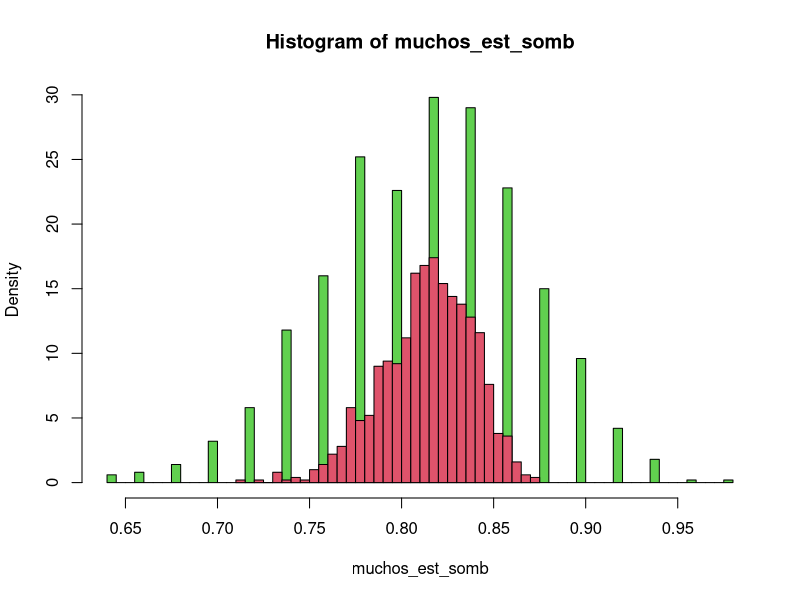

Write R code to recreate this figure.
## ---- chunk 1
knitr::opts_chunk$set(echo = TRUE)
## ---- chunk 2
# titasomb <- E(xi,xn) (tal que xi sea >1) / n
## ---- chunk 3
# 1.2
estimador_tita_somb <-function(datos){
  sum(datos>1)/length(datos)
}

datos <- c(12.23,6.37, 6.10, 0.70, 3.48, 2.82, 9.55, 2.21, 0.72, 9.09)

## ---- chunk 4
#1.3
titasomb <- estimador_tita_somb(datos)
## ---- chunk 5

#E(x) = 1/0.2  
#V(x)= 1/(0.2)**2  
#P(x) = 1-(1-exp(1)**(-0.2*1))

lambda = 0.2
proba <- 1- pexp(1,lambda) # porque la pexp va de -inf a el valor que indico
## ---- chunk 6

# E(x) = 1/lambda  
# V(x)= 1/(lambda)**2  
# P(x) = 1-(1-exp(1)**(-lambda*1))

lambdaestimado = 1/mean(datos)
proba <- 1- pexp(1,lambdaestimado) # porque la pexp va de -inf a el valor que indico
## ---- chunk 7
# P(x) = 1-(1-exp(1)**(-lambdaestimado*1))
titarulo <- 1- pexp(1,lambdaestimado)
## ---- chunk 8
estimador_tita_rulo<-function(df){
  lamnbdaestim <- 1/mean(df)
  1- pexp(1,lamnbdaestim)
}
## ---- chunk 9
estrulo <- estimador_tita_rulo(datos)
## ---- chunk 10
lambda <- 0.2
tita_verdad <- 1- pexp(1,lambda) 
## ---- chunk 11
datitos <- rexp(50,lambda)
## ---- chunk 12
lambda <- 0.2
nrep <- 1000
muchos_est_somb<-rep(NA,nrep)
muchos_est_rulo<-rep(NA,nrep)

for (i in 1:nrep) {
  datitos <- rexp(50,lambda)
  muchos_est_somb[i]<- estimador_tita_somb(datitos)
  muchos_est_rulo[i]<- estimador_tita_rulo(datitos)
}
## ---- chunk 13
hist(muchos_est_somb,probability = TRUE,breaks = 50,col=3)
hist(muchos_est_rulo,probability = TRUE,breaks = 50,add=TRUE,col = 2)
## ---- chunk 14
#VERDAD
set.seed(123)
lambda <- 0.2

#Primer estimador. Tita sombrero
lambda<-0.2
tita_verdad <- 1- pexp(1,lambda) 

Nrep<-1000 #Num de replicaciones
n<-c(150,200,500,1000) #Vec con tamanos de las muestras
ecm_sombrero<-rep(NA,length(n))

for (j in 1:length(n)){
  tamano<-n[j] # tamaño de n
  empi_dist_tita<-rep(NA, Nrep)
  diferencia<-rep(NA, Nrep)
  for (i in 1:Nrep){
    #Genero mis datos de tamano n
    mis_exponenciales<-rexp(tamano,lambda)
    #Para cada replica calculo proba40
    empi_dist_tita[i]<- estimador_tita_somb(mis_exponenciales)
    #Calculo dif entre la estimacion de cada replicacion y la verdad
    diferencia[i]<-((empi_dist_tita[i]-tita_verdad)^2)
  }
  ecm_sombrero[j]<-sum((diferencia)/Nrep)
}
#Segundo estimador. Tita rulo
ecm_rulo<-rep(NA,length(n))
set.seed(123)
for (j in 1:length(n)) {
  tamano<-n[j]
  empi_dist_tita <- rep(NA, Nrep)
  diferencia<-rep(NA, Nrep)
  for (i in 1:Nrep){
    #Genero mis datos de tamano n
    mis_exponenciales<-rexp(tamano,lambda)
    #Para cada replica calculo proba40 exp con lambda estimado
    empi_dist_tita[i]<-estimador_tita_rulo(mis_exponenciales)
    diferencia[i]<-((empi_dist_tita[i]-tita_verdad)^2)
  }
  ecm_rulo[j]<-sum((diferencia)/Nrep)
}

tabla_errores<-data.frame(n,ecm_sombrero,ecm_rulo)
colnames(tabla_errores)<-c("Tamano muestra","ECM tita sombrero","ECM tita rulo")
tabla_errores
## ---- chunk 15
mu <- 1/0.2
sigmacuad <- 1/(0.2)**2
sigma <- sqrt(sigmacuad)

proba1_normal <- 1- pnorm(1,mu,sigma)
## ---- chunk 16

## ---- chunk 17
mu_estim <- mean(datos)
sigma_estim <- sd(datos)
proba2_normal_estim <- 1- pnorm(1,mu_estim,sigma_estim) 
## ---- chunk 18
#VERDAD
set.seed(123)
mu <- 1/0.2
sigmacuad <- 1/(0.2)**2
sigma <- sqrt(sigmacuad)
tita_verdad <- 1- pnorm(1,mu,sigma) 

estimador_tita_somb <-function(datos){
  sum(datos>1)/length(datos)
}

estimador_tita_rulo<-function(df){
  lamnbdaestim <- 1/mean(df)
  1- pexp(1,lamnbdaestim)
}

estimador_tita_estrella<-function(datos){
  mu1 <- mean(datos)
  sigma1 <- sd(datos)
  1- pnorm(1,mu1,sigma1)
}


#Primer estimador. Tita sombrero
Nrep<-1000 #Num de replicaciones
n<-c(150,200,500,1000) #Vec con tamanos de las muestras
ecm_sombrero<-rep(NA,length(n))

for (j in 1:length(n)){
  tamano<-n[j] # tamaño de n
  empi_dist_tita<-rep(NA, Nrep)
  diferencia<-rep(NA, Nrep)
  for (i in 1:Nrep){
    #Genero mis datos de tamano n
    mis_normales<-rnorm(tamano,mu,sigma)
    #Para cada replica calculo proba
    empi_dist_tita[i]<- estimador_tita_somb(mis_normales)
    #Calculo dif entre la estimacion de cada replicacion y la verdad
    diferencia[i]<-((empi_dist_tita[i]-tita_verdad)^2)
  }
  ecm_sombrero[j]<-sum((diferencia)/Nrep)
}


#Segundo estimador. Tita rulo
ecm_rulo<-rep(NA,length(n))
set.seed(123)
for (j in 1:length(n)) {
  tamano<-n[j]
  empi_dist_tita <- rep(NA, Nrep)
  diferencia<-rep(NA, Nrep)
  for (i in 1:Nrep){
    #Genero mis datos de tamano n
    mis_normales<-rnorm(tamano,mu,sigma)
    #Para cada replica calculo proba40 exp con lambda estimado
    empi_dist_tita[i]<-estimador_tita_rulo(mis_normales)
    diferencia[i]<-((empi_dist_tita[i]-tita_verdad)^2)
  }
  ecm_rulo[j]<-sum((diferencia)/Nrep)
}


#Tercer estimador. Tita estrella
ecm_estrella<-rep(NA,length(n))
set.seed(123)
for (j in 1:length(n)) {
  tamano<-n[j]
  empi_dist_tita <- rep(NA, Nrep)
  diferencia<-rep(NA, Nrep)
  for (i in 1:Nrep){
    #Genero mis datos de tamano n
    mis_normales<-rnorm(tamano,mu,sigma)
    #Para cada replica calculo proba40 exp con lambda estimado
    empi_dist_tita[i]<-estimador_tita_estrella(mis_normales)
    diferencia[i]<-((empi_dist_tita[i]-tita_verdad)^2)
  }
  ecm_estrella[j]<-sum((diferencia)/Nrep)
}


tabla_errores<-data.frame(n,ecm_sombrero,ecm_rulo,ecm_estrella)
colnames(tabla_errores)<-c("Tamano muestra","ECM tita sombrero","ECM tita rulo","ECM tita estrella")
tabla_errores

## ---- chunk 19

# Verdad
lambda<-0.2
tita_verdad <- 1- pexp(1,lambda) 

# 1.1
estimador_p <-function(datos){
  sum(datos>1)/length(datos)
}

cantidad_intervalos <- 1000
resultados_esta <- c()

for (i in 1:cantidad_intervalos){
n_exp = 50
mis_exp <-rexp(n_exp,0.2) 
estimador <-estimador_p(mis_exp)
error_estimador <- sqrt((estimador*(1-estimador))/length(n_exp))

alfa<-0.05
factor<-qnorm(1-alfa/2)
intervalo_1 <- estimador - factor*error_estimador
intervalo_2 <- estimador + factor*error_estimador
esta<- intervalo_1<=tita_verdad & tita_verdad<=intervalo_2
resultados_esta <- c(resultados_esta,esta)
}
mean(resultados_esta)
## ---- chunk 20
lambda<-0.2
tita_verdad <- 1- pexp(1,lambda) 

# 1.1
estimador_tita_somb <-function(datos){
  sum(datos>1)/length(datos)
}

cantidad_intervalos <- 1000
resultados_esta <- c()

for (i in 1:cantidad_intervalos){
n_exp = 100
lambda = 0.2
mis_exp <-rexp(n_exp,lambda) 
tita_somb <-estimador_tita_somb(mis_exp)
# Bootstrap
nboot<-1000
remuestreo<-rep(NA,n_exp)
for (i in 1:nboot){
  datos_estrella<- rexp(n_exp,lambda)
  remuestreo[i]<-estimador_tita_somb(datos_estrella)
}
error_varianza<-sqrt(var(remuestreo)) # 

alfa<-0.05
factor<-qnorm(1-alfa/2)
intervalo_1 <- tita_somb - factor*error_varianza
intervalo_2 <- tita_somb + factor*error_varianza
esta<- intervalo_1<=tita_verdad & tita_verdad<=intervalo_2
resultados_esta <- c(resultados_esta,esta)
}
mean(resultados_esta)
## ---- chunk 21

lambda<-0.2
tita_verdad <- 1- pexp(1,lambda) 

# 1.1
estimador_tita_somb <-function(datos){
  sum(datos>1)/length(datos)
}

cubrimiento_enes <- c()
enes <- c(100,200,500)
for (n_exp in enes){
cantidad_intervalos <- 1000
resultados_esta <- c() # cubrimiento empirico

for (i in 1:cantidad_intervalos){
lambda = 0.2
mis_exp <-rexp(n_exp,lambda) 
tita_somb <-estimador_tita_somb(mis_exp)
# Bootstrap
nboot<-500
remuestreo<-rep(NA,n_exp)
for (i in 1:nboot){
  datos_estrella<- rexp(n_exp,lambda)
  remuestreo[i]<-estimador_tita_somb(datos_estrella)
}
error_varianza<-sqrt(var(remuestreo)) # 1/lambda**2

alfa<-0.05
factor<-qnorm(1-alfa/2)
intervalo_1 <- tita_somb - factor*error_varianza
intervalo_2 <- tita_somb + factor*error_varianza
esta<- intervalo_1<=tita_verdad & tita_verdad<=intervalo_2
resultados_esta <- c(resultados_esta,esta)
}
cubrimiento_enes <- c(cubrimiento_enes,mean(resultados_esta))
}


tabla_errores<-data.frame(enes,cubrimiento_enes)
colnames(tabla_errores)<-c("N","Cubrimiento")
tabla_errores
